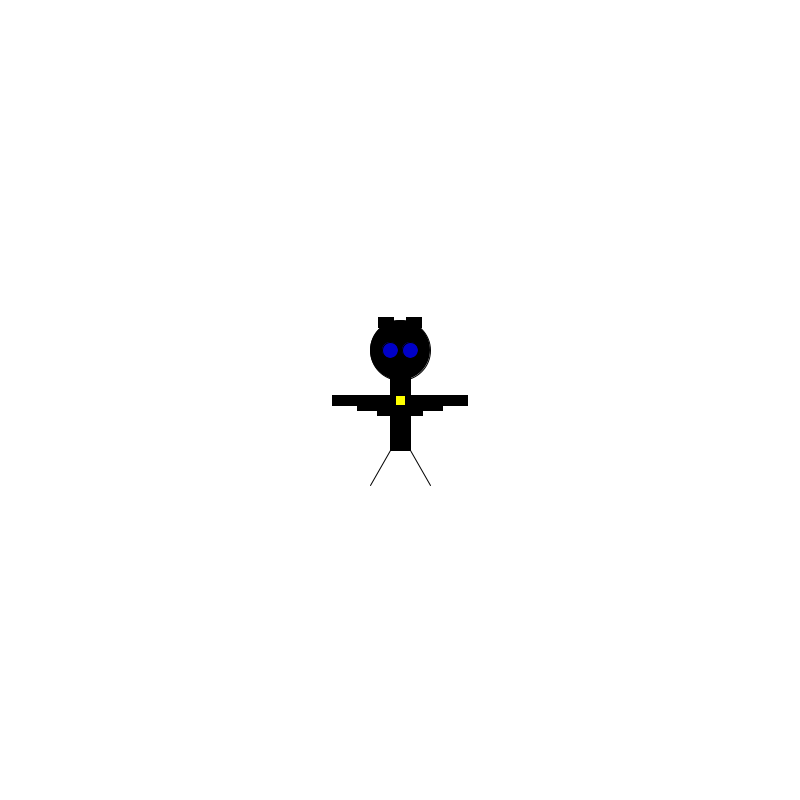
Frame 1 (no input)
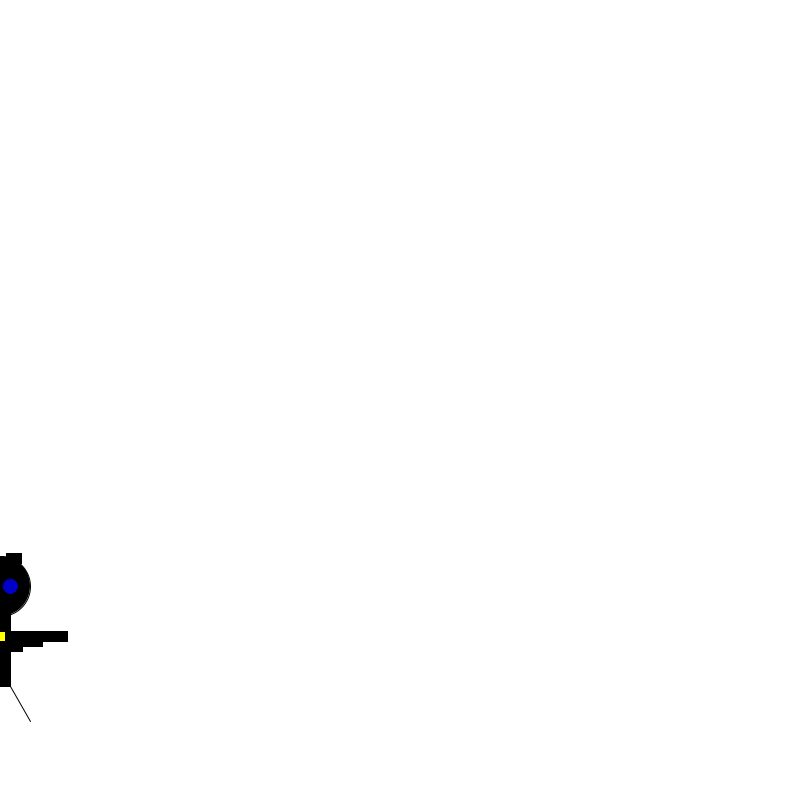
Frame 60 (the mouse pressed at the canvas centre just before this capture)
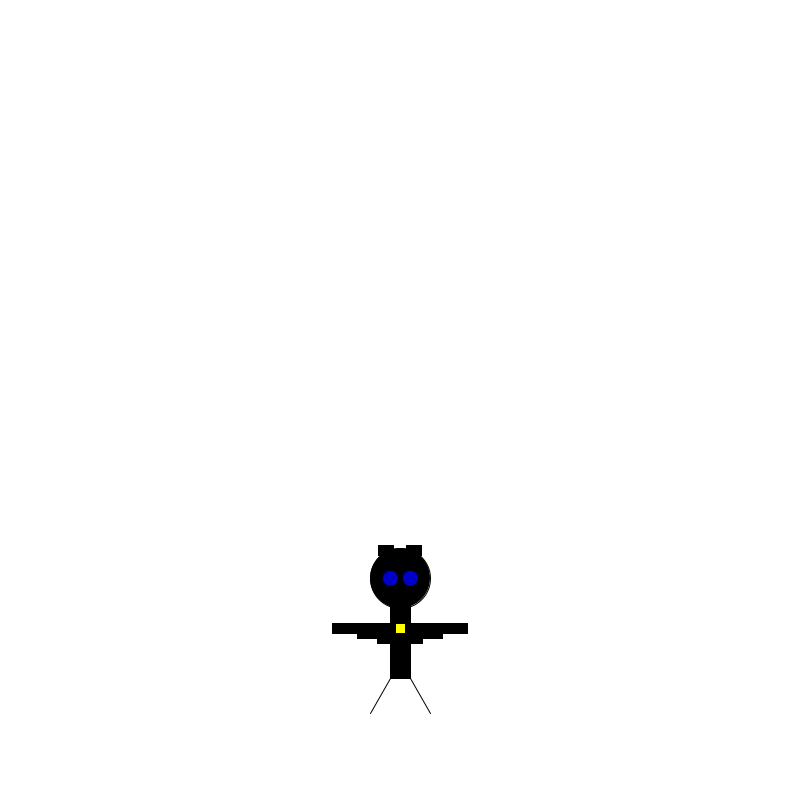
Frame 120 (the mouse held since frame 60 and released just before this capture)

The Processing sketch that drew these frames (run headless with seeded random() and noise(); from frame 60 on, the mouse is pressed at the canvas centre):

// Processing sketch: processing_127492
// ── processing_127492.pde

int monsterX;
int monsterY;
boolean outsideMonster;

int spatie;
int lineY;

//hier moet ergens een loop

void setup() {
  size(800, 800);
  monsterX = 400;
  monsterY = 400;

  spatie = 10;
}

void draw() {
  background(255);                               //Achtergrond kleur
  rectMode(CENTER);                              //Vierkant in het midden
  fill(0, 0, 0);                                   //Kleur lichaam  
  rect(monsterX, monsterY, 20, 100);              //Lichaam
  rect(monsterX -30, monsterY, 75, 10);           //Batwing
  rect(monsterX -20, monsterY +5, 45, 10);        //Batwing
  rect(monsterX -10, monsterY +10, 25, 10);       //Batwing
  rect(monsterX +30, monsterY, 75, 10);           //Batwing
  rect(monsterX +20, monsterY +5, 45, 10);        //Batwing
  rect(monsterX +10, monsterY +10, 25, 10);       //Batwing
  rect(monsterX -14, monsterY -78, 15, 10);       //Bathoorn
  rect(monsterX +14, monsterY -78, 15, 10);       //Bathoorn
  fill(255, 255, 0);                               //Kleur logo
  rect(monsterX, monsterY, 10, 10);                 //Logo
  fill(0, 0, 0);                                   //Kleur hoofd  
  ellipse(monsterX, monsterY -50, 60, 60);       //Hoofd
  fill(0, 0, 200);                                 //Kleur ogen
  ellipse(monsterX -10, monsterY -50, 16, 16);   //Linker oog
  ellipse(monsterX +10, monsterY -50, 16, 16);   //Rechter oog
  line(monsterX +10, monsterY +50, monsterX +30, monsterY +85);    //Rechter been
  line(monsterX -10, monsterY +50, monsterX -30, monsterY +85);     //Linker been

  lineY = 0;
  monsterX = mouseX;

  if (monsterY > 750) {
    outsideMonster = true;
  }

  if (outsideMonster == true) {
    monsterY -= 4;
  }

  if (outsideMonster == false) {
    monsterY += 4;
  } 

  if (monsterY < 50) {
    outsideMonster = false;
  }
}
